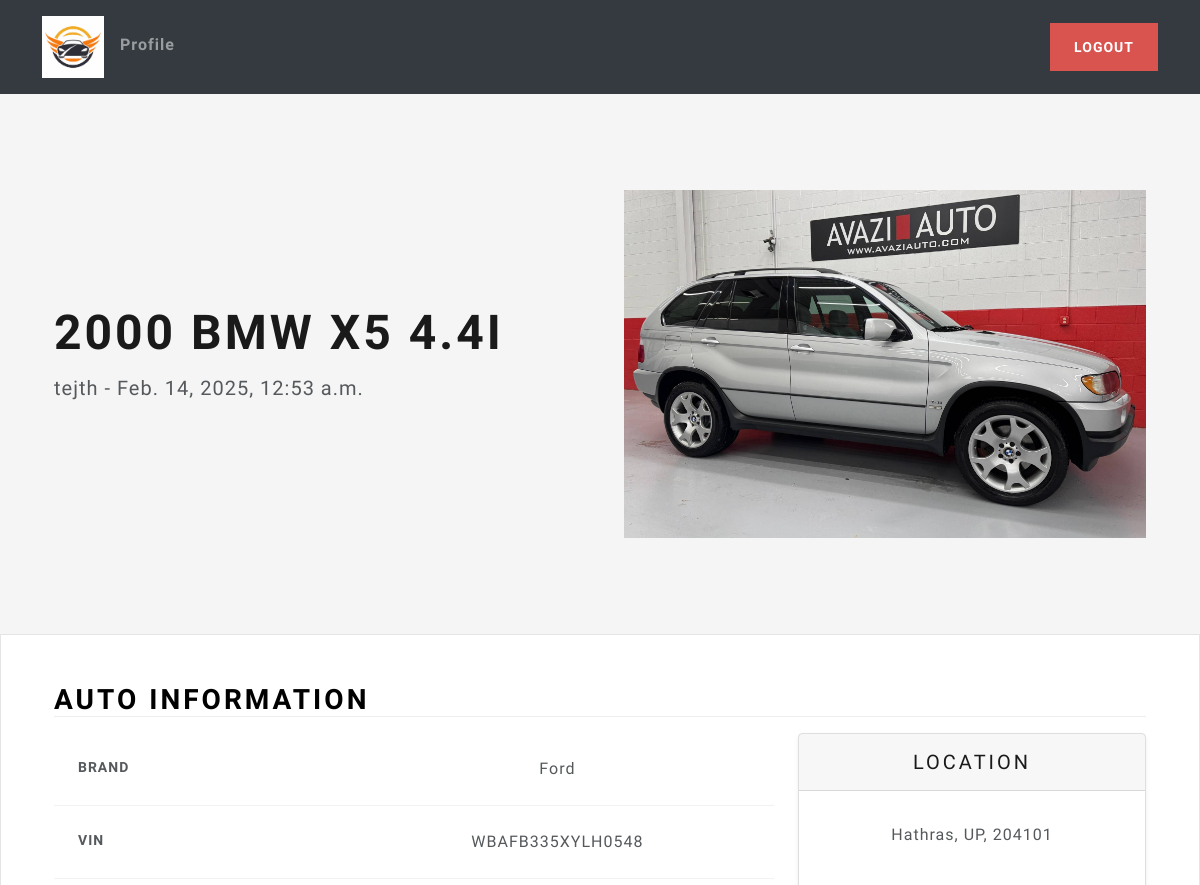
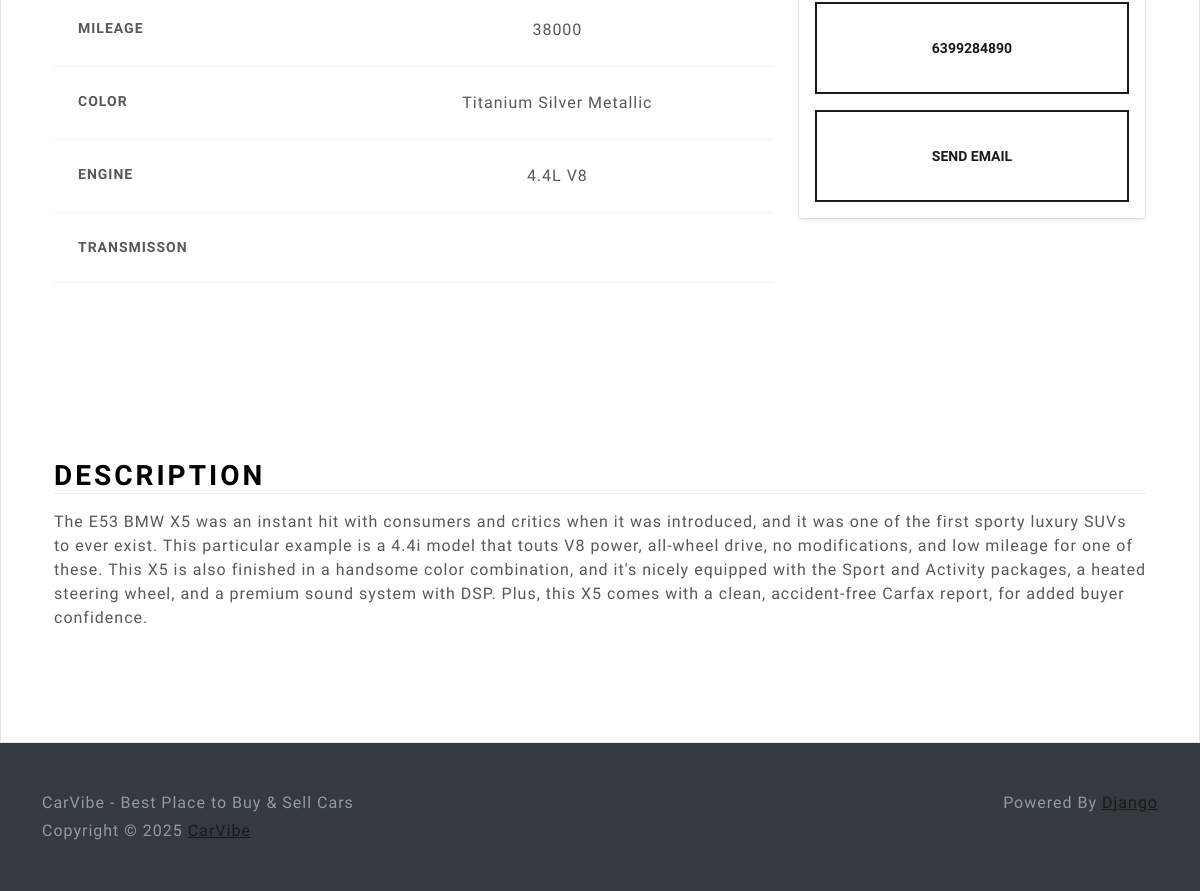
The app's page /listing/ecb97391-bac5-4d3f-87de-72d078020fb1/ (signed in) with its own data (2 pictures, top to bottom).
### main/models.py (models this page shows, shortened)
class Listing(models.Model):
    id = models.UUIDField(primary_key=True, default=uuid.uuid4, unique=True, editable=False)
    created_at = models.DateTimeField(auto_now_add=True)
    updated_at = models.DateTimeField(auto_now=True)
    seller = models.ForeignKey(Profile, on_delete=models.CASCADE)
    brand = models.CharField(max_length=24, choices=CARS_BRANDS, default=None)
    model = models.CharField(max_length=64)
    vin = models.CharField(max_length=17)
    mileage = models.IntegerField(default=0)
    color = models.CharField(max_length=24)
    description = models.TextField()
    engine = models.CharField(max_length=24)
    transmission = models.CharField(max_length=24, choices=TRANSMISSION_OPTIONS, default=None)
    location = models.OneToOneField(Location, on_delete=models.SET_NULL, null=True)
    image = models.ImageField(upload_to=user_listing_path)

### users/models.py (models this page shows, shortened)
class Profile(models.Model):
    user = models.OneToOneField(User, on_delete=models.CASCADE)
    photo = models.ImageField(upload_to=user_directory_path,null=True)
    bio = models.CharField(max_length=140, blank=True)
    phone_number = models.CharField(max_length=12, blank=True)
    location = models.OneToOneField(Location, on_delete=models.SET_NULL, null=True)

class Location(models.Model):
    address_1 = models.CharField(max_length=128)
    address_2 = models.CharField(max_length=128, blank=True)
    city = models.CharField(max_length=64)
    state = INStateField(default='KA')
    zip_code = models.CharField(max_length=6, validators=[validate_in_zip_code], default='000000')  # Temporary default value

### main/views.py (the view)
# urls.py: path('listing/<str:id>/' , listing_view, name='listing'),
@login_required
def listing_view(request, id):
    try:
        listing = Listing.objects.get(id=id)
        return render(request, 'views/listing.html', {'listing': listing})
    except Listing.DoesNotExist:
        messages.error(request, f'Invalid UID {id} was provided for listing')
        return redirect('home')

### main/templates/views/listing.html (shortened to what this page needs)
{% extends 'base/base.html' %}
{% load static %}
{% block 'body' %}
<main>
    <section class="container col-xxl-8 px-4 py-5">
        <div class="row flex-lg-row-reverse align-items-center g-5 py-5">
            <div class="col-10 col-sm-8 col-lg-6">
                <img src="{{ listing.image.url }}" class="d-block mx-lg-auto img-fluid" width="1920" height="1080"
                    loading="lazy">
            </div>
            <div class="col-lg-6">
                <h1 class="display-5 fw-bold lh-1 mb-3">{{ listing.model }}</h1>
                <p class="lead">{{ listing.seller.user.username }} - {{ listing.updated_at }}</p>
            </div>
        </div>
    </section>
    <div class="bg-light">
        <div class="container px-4 py-5">
            <h2 class="mb-3 border-bottom" style="color: black">Auto Information</h2>
            <div class="row row-cols-1 row-cols-md-3 mb-3 text-center">
                <div class="col-lg-8">
                    <div class="table-responsive">
                        <table class="table text-center">
                            <tbody>
                                <tr>
                                    <th scope="row" class="text-start">Brand</th>
                                    <td> {{listing.brand|capfirst }}</td>
                                </tr>
                                <tr>
                                    <th scope="row" class="text-start">Vin</th>
                                    <td> {{listing.vin }}</td>
                                </tr>
                                <tr>
                                    <th scope="row" class="text-start">Mileage</th>
                                    <td> {{listing.mileage }}</td>
                                </tr>
                                <tr>
                                    <th scope="row" class="text-start">Color</th>
                                    <td> {{listing.color }}</td>
                                </tr>
                                <tr>
                                    <th scope="row" class="text-start">Engine</th>
                                    <td> {{listing.engine }}</td>
                                </tr>
                                <tr>
                                    <th scope="row" class="text-start">Transmisson</th>
                                    <td> {{listing.transmisson|capfirst }}</td>
                                </tr>
                            </tbody>
                        </table>
                    </div>
                </div>
                <div class="col-lg-4">
                    <div class="card mb-4 rounded-3 shadow-sm">
                        <div class="card-header py-3">
                            <h4 class="my-0 fw-normal">Location</h4>
                        </div>
                        <div class="card-body">
                            <ul class="list-unstyled mt-3 mb-4">
                                <li>{{ listing.location.city }}, {{ listing.location.state }},
                                    {{listing.location.zip_code }} </li>
                            </ul>
                            <button
                                class="w-100 btn btn-lg btn-outline-primary my-3">{{listing.seller.phone_number}}</button>
                            <button id="sendEmail" class="w-100 btn btn-lg btn-outline-primary">Send Email</button>
                        </div>
                    </div>
                </div>
            </div>
        </div>
        <div class="container px-4 py-5">
            <div class="row g-4 py-5">
                <div class="col d-flex align-items-start">
                    <div>
                        <h2 class="mb-3 border-bottom" style="color: black">Description</h2>
                        <p> {{ listing.description }}</p>
                    </div>
                </div>
            </div>
        </div>
    </div>
</main>
{% endblock %}

### static/css/style.css (style rules this page uses)
html, body { height: 100%; }
body { align-items: center; padding-bottom: 40px; background-color: #f5f5f5; }
.h2, h2 { color: white; }

### records on screen
Listing: image (picture), model "2000 BMW X5 4.4I", seller.user.username "tejth", updated_at "Feb. 14, 2025, 12:53 a.m.", brand "Ford", vin "WBAFB335XYLH0548", mileage "38000", color "Titanium Silver Metallic", engine "4.4L V8", location.city "Hathras", location.state "UP", location.zip_code "204101", seller.phone_number "6399284890", description "The E53 BMW X5 was an instant hit with consumers and critics when it was introduced, and it was one of the first sporty luxury SUVs to ever exist. This particular example is a 4.4i model that touts V8 power, all-wheel drive, no modifications, and low mileage for one of these. This X5 is also finished in a handsome color combination, and it's nicely equipped with the Sport and Activity packages, a heated steering wheel, and a premium sound system with DSP. Plus, this X5 comes with a clean, accident-free Carfax report, for added buyer confidence."
